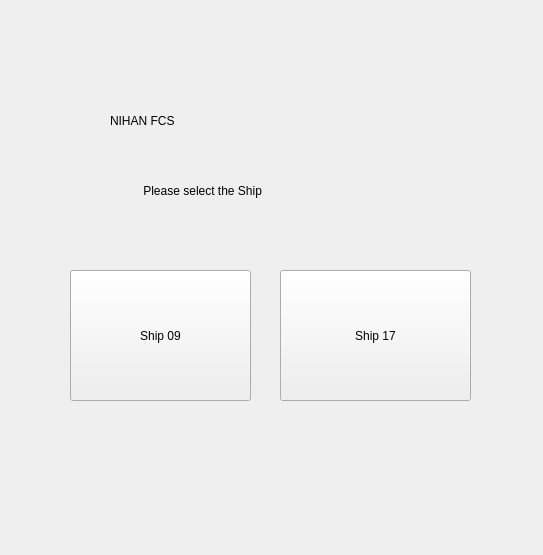
<?xml version="1.0" encoding="UTF-8"?>
<ui version="4.0">
 <class>Dlg_mainWindow</class>
 <widget class="QDialog" name="Dlg_mainWindow">
  <property name="geometry">
   <rect>
    <x>0</x>
    <y>0</y>
    <width>543</width>
    <height>555</height>
   </rect>
  </property>
  <property name="windowTitle">
   <string>Dialog</string>
  </property>
  <widget class="QLabel" name="label">
   <property name="geometry">
    <rect>
     <x>110</x>
     <y>60</y>
     <width>391</width>
     <height>121</height>
    </rect>
   </property>
   <property name="styleSheet">
    <string notr="true">font: 50pt &quot;Sans Serif&quot;;</string>
   </property>
   <property name="text">
    <string>NIHAN FCS</string>
   </property>
  </widget>
  <widget class="QLabel" name="label_2">
   <property name="geometry">
    <rect>
     <x>140</x>
     <y>170</y>
     <width>291</width>
     <height>41</height>
    </rect>
   </property>
   <property name="styleSheet">
    <string notr="true">font: 18pt &quot;Sans Serif&quot;;</string>
   </property>
   <property name="text">
    <string> Please select the Ship</string>
   </property>
   <property name="buddy">
    <cstring>label_2</cstring>
   </property>
  </widget>
  <widget class="QPushButton" name="btn_ship09">
   <property name="geometry">
    <rect>
     <x>70</x>
     <y>270</y>
     <width>181</width>
     <height>131</height>
    </rect>
   </property>
   <property name="styleSheet">
    <string notr="true">font: 30pt &quot;Sans Serif&quot;;</string>
   </property>
   <property name="text">
    <string>Ship 09</string>
   </property>
   <property name="autoDefault">
    <bool>false</bool>
   </property>
   <property name="flat">
    <bool>false</bool>
   </property>
  </widget>
  <widget class="QPushButton" name="btn_ship17">
   <property name="geometry">
    <rect>
     <x>280</x>
     <y>270</y>
     <width>191</width>
     <height>131</height>
    </rect>
   </property>
   <property name="styleSheet">
    <string notr="true">font: 30pt &quot;Sans Serif&quot;;</string>
   </property>
   <property name="text">
    <string>Ship 17</string>
   </property>
   <property name="autoDefault">
    <bool>false</bool>
   </property>
  </widget>
 </widget>
 <tabstops>
  <tabstop>btn_ship09</tabstop>
  <tabstop>btn_ship17</tabstop>
 </tabstops>
 <resources/>
 <connections/>
</ui>
